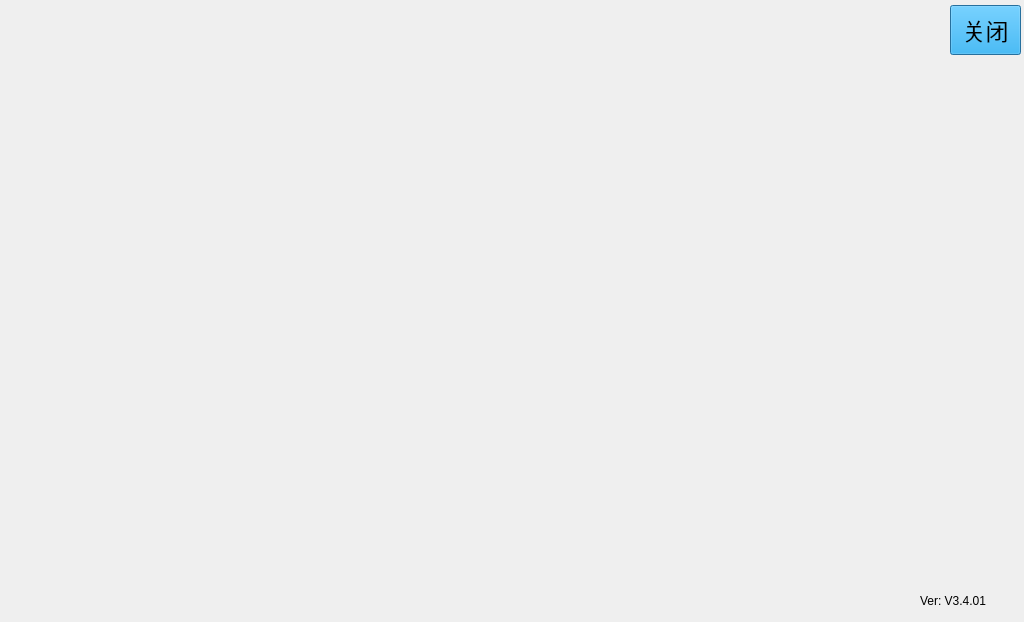
<?xml version="1.0" encoding="UTF-8"?>
<ui version="4.0">
 <class>connectus</class>
 <widget class="QDialog" name="connectus">
  <property name="geometry">
   <rect>
    <x>0</x>
    <y>0</y>
    <width>1024</width>
    <height>622</height>
   </rect>
  </property>
  <property name="windowTitle">
   <string>Dialog</string>
  </property>
  <widget class="QLabel" name="label">
   <property name="geometry">
    <rect>
     <x>-2</x>
     <y>-5</y>
     <width>1031</width>
     <height>631</height>
    </rect>
   </property>
   <property name="styleSheet">
    <string notr="true">border-image: url(:/picture/connectus.png);</string>
   </property>
   <property name="text">
    <string/>
   </property>
  </widget>
  <widget class="QPushButton" name="pushButton">
   <property name="geometry">
    <rect>
     <x>950</x>
     <y>5</y>
     <width>71</width>
     <height>50</height>
    </rect>
   </property>
   <property name="font">
    <font>
     <pointsize>17</pointsize>
    </font>
   </property>
   <property name="styleSheet">
    <string notr="true">background-color: rgb(0, 170, 255);</string>
   </property>
   <property name="text">
    <string>关闭</string>
   </property>
   <property name="iconSize">
    <size>
     <width>45</width>
     <height>45</height>
    </size>
   </property>
  </widget>
  <widget class="QLabel" name="label_2">
   <property name="geometry">
    <rect>
     <x>920</x>
     <y>590</y>
     <width>91</width>
     <height>21</height>
    </rect>
   </property>
   <property name="text">
    <string>Ver: V3.4.01</string>
   </property>
  </widget>
 </widget>
 <resources/>
 <connections/>
</ui>
